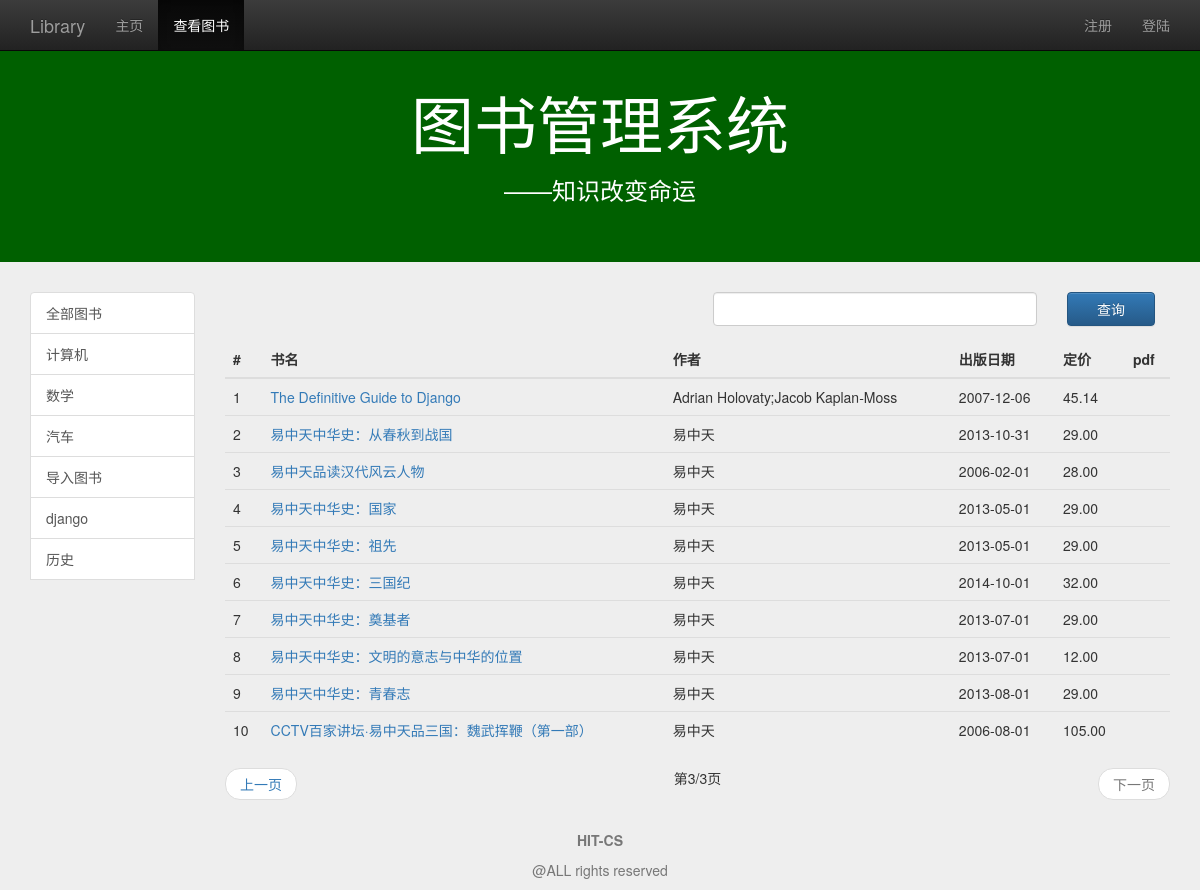
The page /view_book_list/?category=all&page=3 on the database as committed earlier.
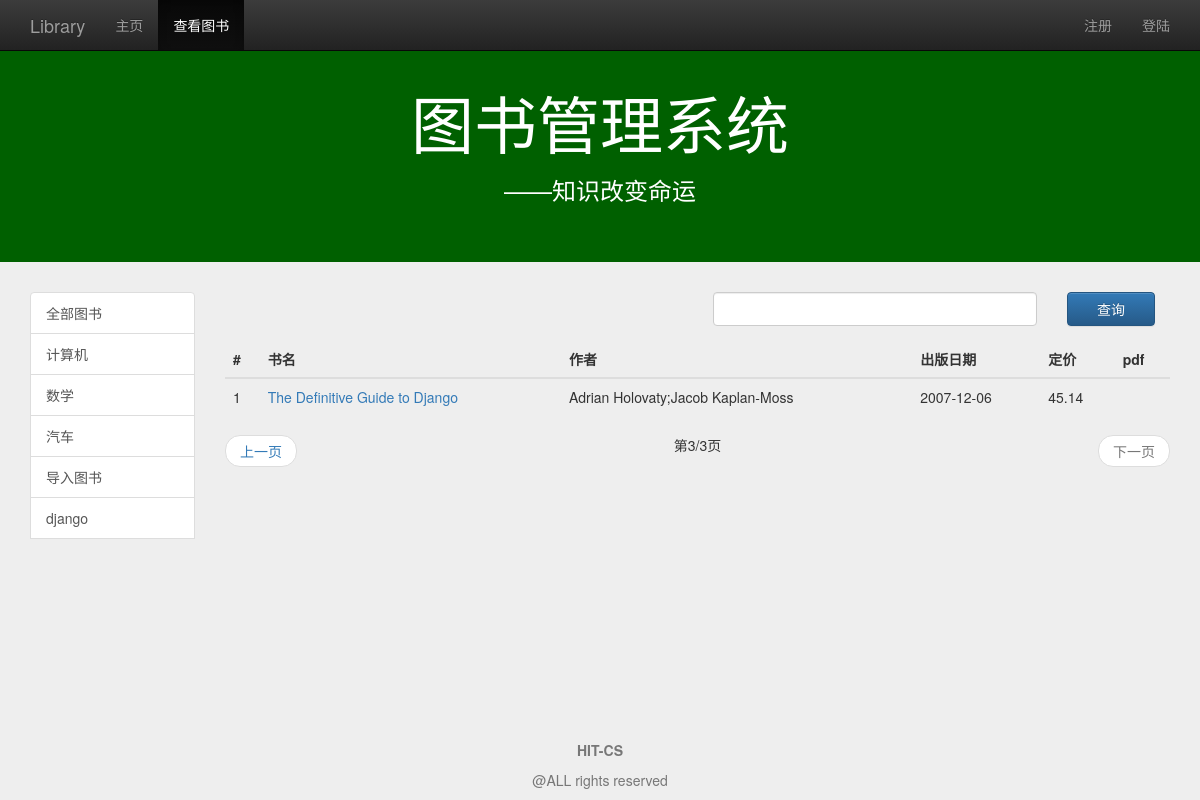
The same page on the database as committed later.
### management/models.py (models this page shows, shortened)
class Book(models.Model):
    name=models.CharField(max_length=128)
    price=models.FloatField()
    author=models.CharField(max_length=128)
    publish_date=models.DateField()
    category=models.CharField(max_length=128)
    summary=models.TextField(default="a book")
    class META:
        ordering=['name']

### management/views.py (the view)
# urls.py: url(r'^view_book_list/$',views.view_book_list,name='view_book_list'),
def view_book_list(request):
    user=request.user if request.user.is_authenticated() else None
    category_list=Book.objects.values_list('category',flat=True).distinct()
    query_category=request.GET.get('category','all')
    if(not query_category) or Book.objects.filter(category=query_category).count() is 0:
        query_category = 'all'
        book_list=Book.objects.all()
    else:
        book_list=Book.objects.filter(category=query_category)
    if request.method=='POST':
        keyword=request.POST.get('keyword','')
        book_list=Book.objects.filter(name__contains=keyword)
        query_category='all'
    paginator=Paginator(book_list,15)
    page=request.GET.get('page')
    try:
        book_list=paginator.page(page)
    except PageNotAnInteger:
        book_list=paginator.page(1)
    except EmptyPage:
        book_list=paginator.page(paginator.num_pages)
    content={
            'user':user,
            'active_menu':'view_book',
            'category_list':category_list,
            'query_category':query_category,
            'book_list':book_list,
            }
    return render(request,'management/view_book_list.html',content)

### management/templates/management/view_book_list.html (shortened to what this page needs)
{% extends "management/base.html" %}
{% load staticfiles %}
{% block content %}
<div class="container">
   <div class="row">
      <div class="col-md-2">
         <a href="{% url 'view_book_list' %}" class="list-group-item" id="id_category_all">全部图书</a>
			{% for category in category_list %}
			<a href="{% url 'view_book_list' %}?category={{ category }}" class="list-group-item" id="id_category_{{ category }}">{{ category }}</a>
			{% endfor %}
      </div>
      <div class="col-md-10">
         <div class="col-md-6 col-md-offset-6">
			<form role="form" method="post" name="search_form">
				<div class="form-group">
					<div class="row">
						<div class="col-md-9">
							<input type="search" class="form-control" required  name="keyword" id="id_search_input" autofocus>
						</div>
						<div class="col-md-3">
							<button class="btn btn btn-primary btn-block">查询</button>
						</div>
					</div>
				</div>
			</form>
		</div>
			<table class="table table-hover">
				<thead>
					<tr>
						<th>#</th>
						<th>书名</th>
						<th>作者</th>
						<th>出版日期</th>
						<th>定价</th>
						<th>pdf</th>
					</tr>
				</thead>
				<tbody>
					{% for book in book_list %}
					<tr>
						<td>{{ forloop.counter }}</td>
						<td><a href="{% url 'detail' %}?id={{ book.id }}">{{ book.name }}</a></td>
						<td>{{ book.author }}</td>
						<td>{{ book.publish_date|date:"Y-m-d" }}</td>
						<td>{{ book.price|floatformat:2 }}</td>
						{% if book.pdf %}
						<td><a href="{% url 'view_pdf' %}?id={{ book.id }}">[pdf]</a></td>
						{% else %}
						<td></td>
						{% endif %}
					</tr>
					{% empty %}
					<tr>
						<td>暂无图书</td>
					</tr>
					{% endfor %}
				</tbody>
			</table>
			<nav>
				<ul class="pager">
					{% if book_list.has_previous %}
					<li class="previous"><a href="?category={{ query_category }}&page={{ book_list.previous_page_number }}">上一页</a></li>
					{% else %}
					<li class="previous disabled"><a href="#">上一页</a></li>
					{% endif %}
					第{{ book_list.number }}/{{ book_list.paginator.num_pages }}页
					{% if book_list.has_next %}
					<li class="next"><a href="?category={{ query_category }}&page={{ book_list.next_page_number }}">下一页</a></li>
					{% else %}
					<li class="next disabled"><a href="#">下一页</a></li>
					{% endif %}
				</ul>
			</nav>
      </div>
   </div>
</div>
{% endblock %}

Rows that differ between the two databases and show on the page:
removed Book: name "易中天中华史：从春秋到战国", author "易中天", publish_date "2013-10-31", price "29.00"
removed Book: name "易中天品读汉代风云人物", author "易中天", publish_date "2006-02-01", price "28.00"
removed Book: name "易中天中华史：国家", author "易中天", publish_date "2013-05-01", price "29.00"
removed Book: name "易中天中华史：祖先", author "易中天", publish_date "2013-05-01", price "29.00"
removed Book: name "易中天中华史：三国纪", author "易中天", publish_date "2014-10-01", price "32.00"
removed Book: name "易中天中华史：奠基者", author "易中天", publish_date "2013-07-01", price "29.00"
removed Book: name "易中天中华史：文明的意志与中华的位置", author "易中天", publish_date "2013-07-01", price "12.00"
removed Book: name "易中天中华史：青春志", author "易中天", publish_date "2013-08-01", price "29.00"
removed Book: name "CCTV百家讲坛·易中天品三国：魏武挥鞭（第一部）", author "易中天", publish_date "2006-08-01", price "105.00"
Other text that changed with them:
list line gone: "历史"
